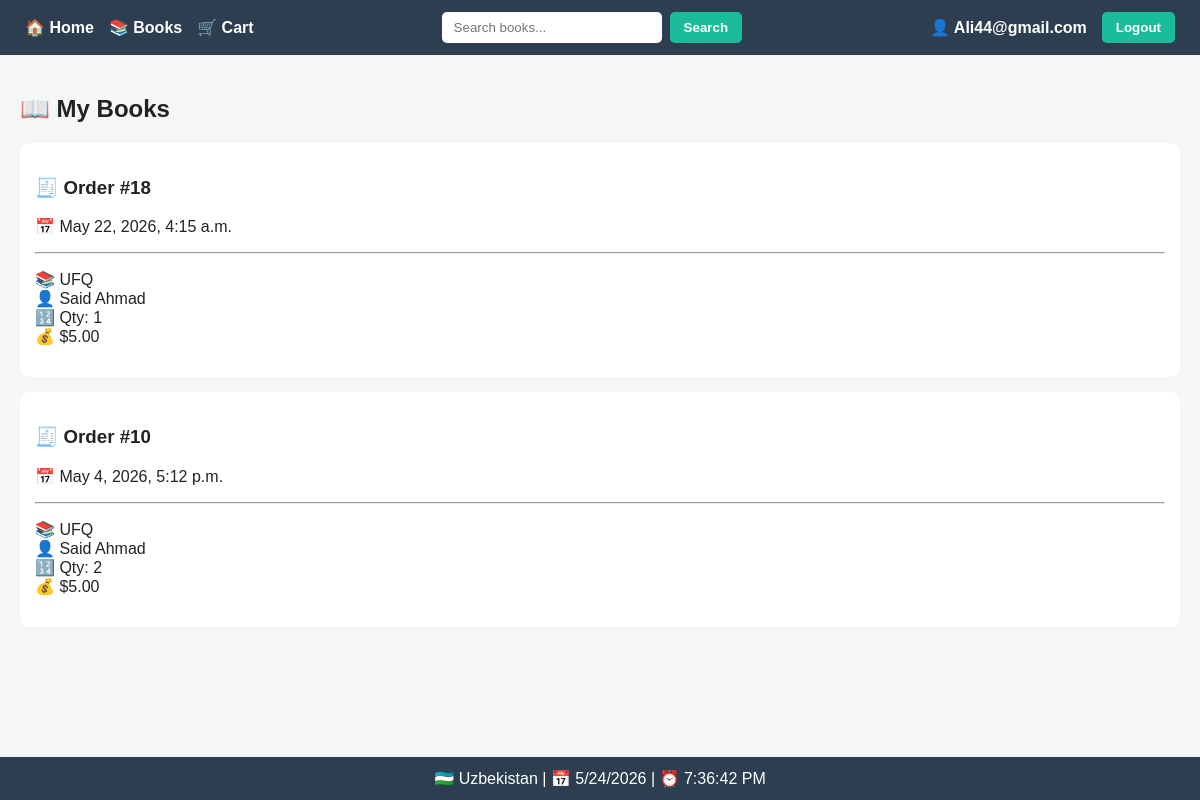
Before: /books/my-books/ (signed in) with the older database file.
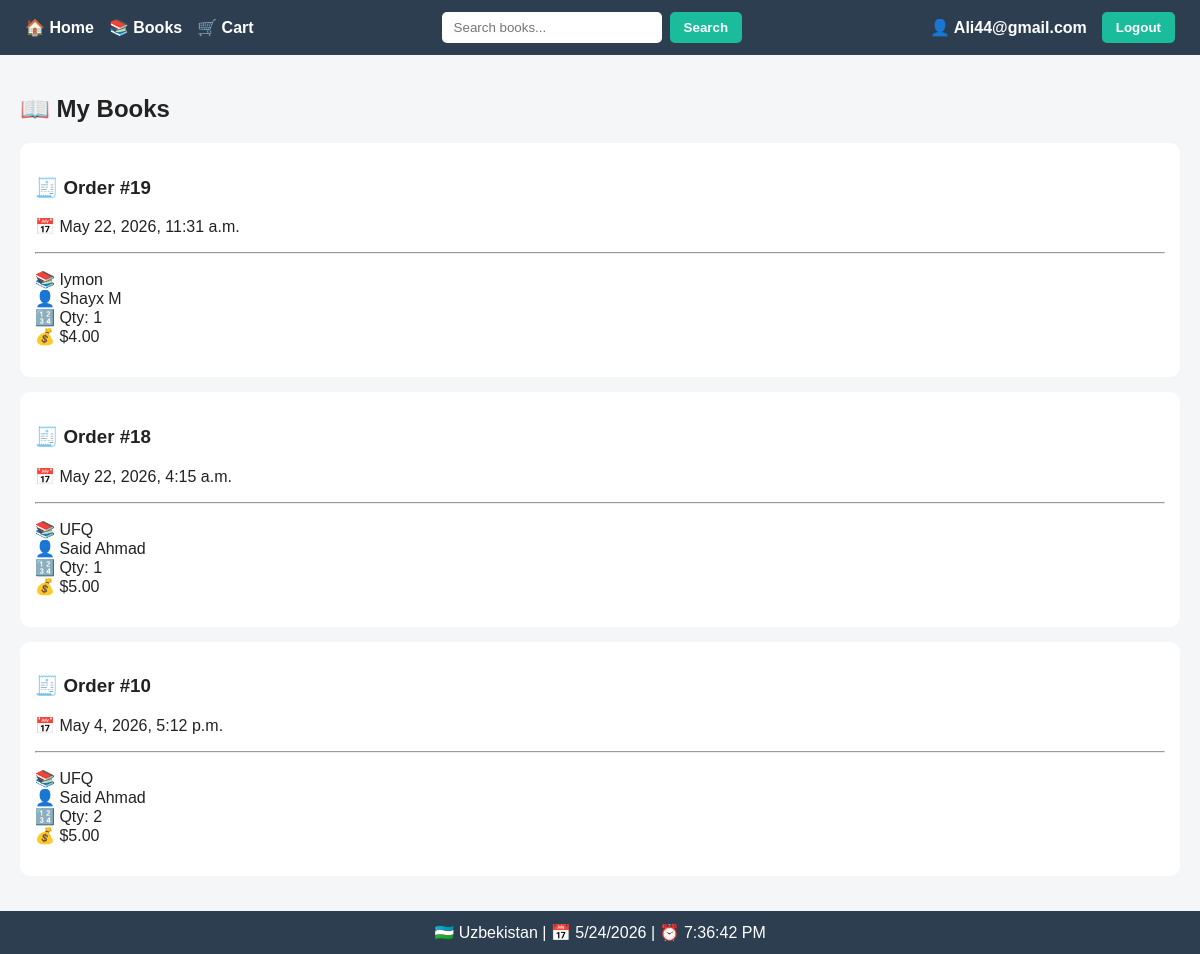
After: the same page with the newer database file.
### books/models.py (models this page shows, shortened)
class Order(models.Model):
    user = models.ForeignKey(
        User,
        on_delete=models.CASCADE,
        related_name='orders'
    )
    created_at = models.DateTimeField(auto_now_add=True)

class OrderItem(models.Model):
    order = models.ForeignKey(
        Order,
        on_delete=models.CASCADE,
        related_name='items'
    )
    book = models.ForeignKey(
        Book,
        on_delete=models.CASCADE
    )
    quantity = models.PositiveIntegerField()
    price = models.DecimalField(
        max_digits=10,
        decimal_places=2
    )

class Book(models.Model):
    title = models.CharField(max_length=255)
    author = models.CharField(max_length=255)
    image = models.ImageField(
        upload_to='books/',
        null=True,
        blank=True
    )
    price = models.DecimalField(
        max_digits=10,
        decimal_places=2
    )
    description = models.TextField(
        blank=True,
        null=True
    )
    is_deleted = models.BooleanField(default=False)

### books/views.py (the view)
@login_required
def my_books(request):
    orders = Order.objects.filter(user=request.user).order_by('-created_at')
    return render(request, 'books/my_books.html', {
        'orders': orders
    })

### books/templates/books/my_books.html
{% extends 'base.html' %}
{% block content %}
<h2>📖 My Books</h2>
{% for order in orders %}
    <div style="background:white;padding:15px;margin-bottom:15px;border-radius:10px;">
        <h3>🧾 Order #{{ order.id }}</h3>
        <p>📅 {{ order.created_at }}</p>
        <hr>
        {% for item in order.items.all %}
            <p>
                📚 {{ item.book.title }}<br>
                👤 {{ item.book.author }}<br>
                🔢 Qty: {{ item.quantity }}<br>
                💰 ${{ item.price }}
            </p>
        {% endfor %}
    </div>
{% empty %}
    <p>❌ No purchased books</p>
{% endfor %}
{% endblock %}

Changed rows visible on the page:
added Order: id "19", created_at "May 22, 2026, 11:31 a.m."
added OrderItem: book "Iymon", book.author "Shayx M", quantity "1", price "4.00", shown under "19"
